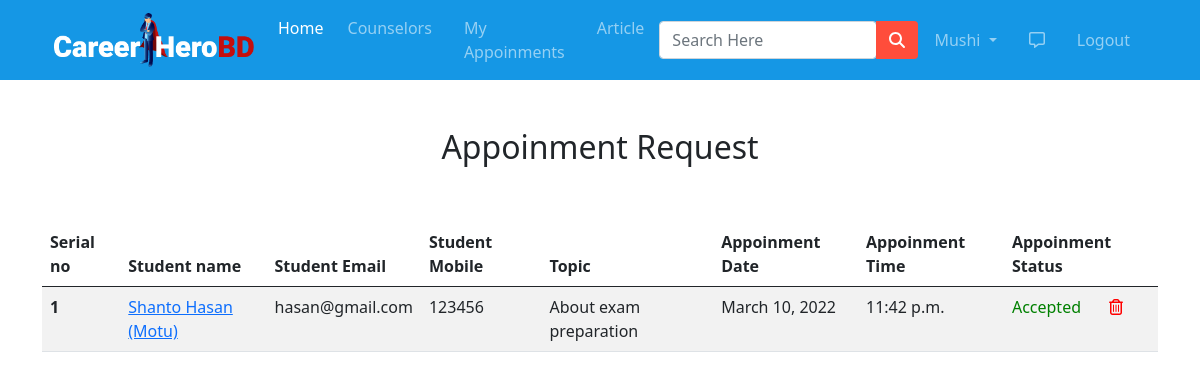
Page /appoinment/ (signed in) on the committed database.
### app/models.py (models this page shows, shortened)
class User(AbstractUser):
  is_counselor= models.BooleanField(default=False)
  is_student = models.BooleanField(default=False)

class Appoinment(models.Model):
  req_user=models.ForeignKey(Student,on_delete=models.CASCADE,blank=True,null=True)
  accept_user=models.ForeignKey(Counselor,on_delete=models.CASCADE,blank=True,null=True)
  topics = models.CharField(max_length=200,blank=True,null=True)
  appoinment_date=models.DateField()
  appoinment_time = models.TimeField()
  appoinment_status = models.CharField(max_length=20,default="Pending")

class Student(models.Model):
  user = models.ForeignKey(settings.AUTH_USER_MODEL,on_delete=models.CASCADE)
  name = models.CharField(max_length=30,blank=True,null=True)
  email = models.EmailField(max_length=40,blank=True,null=True)
  mobile = models.IntegerField(blank=True,null=True)
  image = models.ImageField(upload_to='images/',null=True,blank=True)
  cls = models.CharField(max_length=30,blank=True,null=True)
  institute = models.CharField(max_length=30,blank=True,null=True)
  address = models.CharField(max_length=100,blank=True,null=True)
  area_of_interest = models.CharField(max_length=100,blank=True,null=True)

### app/views.py (the view)
# urls.py: path('appoinment/',views.appoinment,name="appoinment"),
def appoinment(request):
  if request.user.is_student:
    stu_apn = Appoinment.objects.all()
    return render(request, 'app/appoinments.html',{'stu_apn':stu_apn})
  elif request.user.is_counselor:
    counselor_apn=Appoinment.objects.all()
    student=Student.objects.all()
    return render(request, 'app/counselor_appoinment.html',{'counselor_apn':counselor_apn,'student':student})

### app/templates/app/counselor_appoinment.html (shortened to what this page needs)
{% extends 'app/base.html' %}
{% load static %}
{% load crispy_forms_tags %}
{% block main-content %}
<div class="container my-5" style="padding-top: 80px;">
  <center>
    <h2>Appoinment Request</h2>
  </center>
  <br><br>
  <div class="row">
    <div class="col-md-12 table-responsive">
      <table class="table table-striped">
        <thead>
          <tr>
            <th scope="col">Serial no</th>
            <th scope="col">Student name</th>
            <th scope="col">Student Email</th>
            <th scope="col">Student Mobile</th>
            <th scope="col">Topic</th>
            <th scope="col">Appoinment Date</th>
            <th scope="col">Appoinment Time</th>
            <th scope="col">Appoinment Status</th>
          </tr>
        </thead>
        {% for apn in counselor_apn %}
        {% if apn.accept_user.user.pk == request.user.pk %}
        <tbody>
          <tr>
            <th scope="row">{{forloop.counter}}</th>
            <td>
              <a href="{% url 'student_profile' apn.req_user.id %}">{{apn.req_user.name}}</a>
          </td>
            <td>{{apn.req_user.email}}</td>
            <td>{{apn.req_user.mobile}}</td>
            <td>{{apn.topics}}</td>
            <td>{{apn.appoinment_date}}</td>
            <td>{{apn.appoinment_time}}</td>
            {% if apn.appoinment_status == "Pending" %}
            <td><span><a href="{% url 'accept' apn.pk %}" class="btn btn-sm btn-success">Accept</a></span> <span><a
                  href="{% url 'decline' apn.pk %}" role="button" class="btn btn-sm btn-danger">Decline</a></span> </td>
            {% elif apn.appoinment_status == "Decline" %}
            <td style="color: red;">{{apn.appoinment_status}} <a href="{% url 'cancel' apn.id %}"><span class="mx-3" style="color: red;"><i class="far fa-trash-alt"></i></span></a></td>
            {% elif apn.appoinment_status == "Accepted" %}
            <td style="color: green;">{{apn.appoinment_status}}  <span class="mx-4" style="color: red;"><i class="far fa-trash-alt "></i></span></i></td>
            {% endif %}
          </tr>
        </tbody>
        {% endif %}
        {% endfor %}
      </table>
    </div>
  </div>
</div>
{% endblock main-content %}

### app/templates/app/base.html (shortened to what this page needs)
<!DOCTYPE html>
{% load static %}
<html lang="en">
<head>
  <link rel="stylesheet" href="{% static 'app/css/style.css' %}">
  <link href="https://cdn.jsdelivr.net/npm/bootstrap@5.0.0-beta1/dist/css/bootstrap.min.css" rel="stylesheet"
>
  <link rel="stylesheet" href="https://stackpath.bootstrapcdn.com/font-awesome/4.7.0/css/font-awesome.min.css">
  <link rel="stylesheet" href="{% static 'app/css/owl.carousel.min.css' %}">
  <link rel="stylesheet" href="{% static 'app/css/all.min.css' %}">
  <link rel="stylesheet" href="https://cdnjs.cloudflare.com/ajax/libs/animate.css/3.7.2/animate.css">
</head>
<body>
  <div class="row">
    <div class="col-sm-12 col-md-12 col-lg-12">
      <nav id="nav" class="navbar navbar-expand-lg navbar-dark  fixed-top" style="background-color: #1597E5;">
        <div class="container">
          <a class="navbar-brand" href="/" ><img src="{% static 'app/images/nav/logo.png' %}" alt="" style="width: 200px;"></a>
          <div class="collapse navbar-collapse" id="navbarSupportedContent">
            <ul class="navbar-nav me-auto mb-2 mb-lg-0">
              <li class="nav-item">
                <a class="nav-link active" aria-current="page" href="/">Home</a>
              </li>
              <li class="nav-item mx-2">
                <a href="{% url 'counselor' %}" class="nav-link">Counselors</a>
              </li>
              {% if request.user.is_authenticated %}
              <li class="nav-item mx-2">
                <a href="{% url 'appoinment' %}" class="nav-link">My Appoinments</a>
              </li>
              {% endif %}
              <li class="nav-item mx-2">
                <a href="{% url 'article_list' %}" class="nav-link">Article</a>
              </li>
            </ul>
            <form class="d-flex input-group w-auto" method="POST" action="{% url 'search_list' %}">
              <input type="search" class="form-control rounded" name="q" placeholder="Search Here" aria-label="Search"
                aria-describedby="search-addon" />
              <button type="submit" class="btn" style="background-color:#FF4D3B;"><i class="fas fa-search"
                  style="color: white;"></i></button>
            </form>
            <div>
              <ul class="navbar-nav me-auto mb-2 mb-lg-0">
                {% if request.user.is_authenticated %}
                <li class="nav-item dropdown mx-2">
                  <a class="nav-link dropdown-toggle" href="#" id="profileDropdown" role="button"
                    data-bs-toggle="dropdown" aria-expanded="false">
                    {{request.user.username|capfirst}}
                  </a>
                </li>
                <li class="nav-item mx-2">
                  <a href="{% url 'inbox' %}" class="nav-link"><i class="far fa-comment-alt "></i></a>
                </li>
                <li class="nav-item mx-2">
                  <a href="{% url 'logout' %}" class="nav-link">Logout</a>
                </li>
                {% endif %}
              </ul>
            </div>
          </div>
        </div>
      </nav>
    </div>
  </div>
  {% block main-content %}
  {% endblock main-content %}
</body>
</html>

### rows in the picture
User: user.username "Mushi"
Appoinment: req_user.name "Shanto Hasan (Motu)", req_user.email "hasan@gmail.com", req_user.mobile "123456", topics "About exam preparation", appoinment_date "March 10, 2022", appoinment_time "11:42 p.m.", appoinment_status "Accepted"
